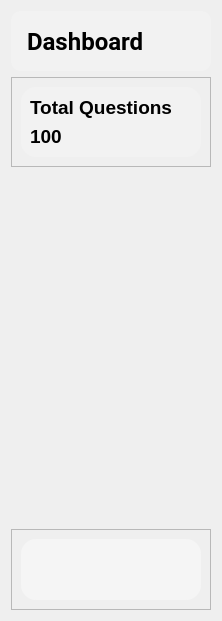
      <widget class="QWidget" name="Dashboard">
       <layout class="QGridLayout" name="gridLayout_11">
        <item row="3" column="0">
         <widget class="QFrame" name="LineGraphBtn">
          <property name="minimumSize">
           <size>
            <width>0</width>
            <height>350</height>
           </size>
          </property>
          <property name="maximumSize">
           <size>
            <width>16777215</width>
            <height>355</height>
           </size>
          </property>
          <property name="styleSheet">
           <string notr="true">

border-radius:15px;</string>
          </property>
          <property name="frameShape">
           <enum>QFrame::StyledPanel</enum>
          </property>
          <property name="frameShadow">
           <enum>QFrame::Raised</enum>
          </property>
          <layout class="QGridLayout" name="gridLayout_8">
           <item row="0" column="0">
            <widget class="QLabel" name="PieGraphLabel">
             <property name="whatsThis">
              <string>&lt;html&gt;&lt;head/&gt;&lt;body&gt;&lt;p align=&quot;center&quot;&gt;&lt;br/&gt;&lt;/p&gt;&lt;/body&gt;&lt;/html&gt;</string>
             </property>
             <property name="styleSheet">
              <string notr="true">text-align:center;</string>
             </property>
             <property name="text">
              <string/>
             </property>
            </widget>
           </item>
          </layout>
         </widget>
        </item>
        <item row="0" column="0" colspan="2">
         <widget class="QLabel" name="label_3">
          <property name="maximumSize">
           <size>
            <width>16777215</width>
            <height>60</height>
           </size>
          </property>
          <property name="font">
           <font>
            <family>Roboto</family>
            <pointsize>18</pointsize>
            <weight>75</weight>
            <bold>true</bold>
           </font>
          </property>
          <property name="styleSheet">
           <string notr="true">padding:10px;
background:#F2F2F2;
border-radius:10px;
color:black;</string>
          </property>
          <property name="text">
           <string>Dashboard</string>
          </property>
         </widget>
        </item>
        <item row="1" column="0" colspan="2">
         <widget class="QFrame" name="frame_15">
          <property name="maximumSize">
           <size>
            <width>16777215</width>
            <height>110</height>
           </size>
          </property>
          <property name="frameShape">
           <enum>QFrame::StyledPanel</enum>
          </property>
          <property name="frameShadow">
           <enum>QFrame::Raised</enum>
          </property>
          <layout class="QGridLayout" name="gridLayout_7">
           <item row="0" column="0">
            <widget class="QFrame" name="frame_5">
             <property name="sizePolicy">
              <sizepolicy hsizetype="Expanding" vsizetype="Preferred">
               <horstretch>0</horstretch>
               <verstretch>0</verstretch>
              </sizepolicy>
             </property>
             <property name="minimumSize">
              <size>
               <width>180</width>
               <height>100</height>
              </size>
             </property>
             <property name="maximumSize">
              <size>
               <width>16777215</width>
               <height>100</height>
              </size>
             </property>
             <property name="styleSheet">
              <string notr="true">
background:#F2F2F2;
border-radius:15px;
color:black;</string>
             </property>
             <property name="frameShape">
              <enum>QFrame::StyledPanel</enum>
             </property>
             <property name="frameShadow">
              <enum>QFrame::Raised</enum>
             </property>
             <layout class="QGridLayout" name="gridLayout_4">
              <property name="sizeConstraint">
               <enum>QLayout::SetMinAndMaxSize</enum>
              </property>
              <item row="2" column="0">
               <widget class="QLabel" name="totalScoreLable">
                <property name="font">
                 <font>
                  <pointsize>14</pointsize>
                  <weight>75</weight>
                  <bold>true</bold>
                 </font>
                </property>
                <property name="styleSheet">
                 <string notr="true">text-align:center;
color:black;</string>
                </property>
                <property name="text">
                 <string>100</string>
                </property>
               </widget>
              </item>
              <item row="1" column="0">
               <widget class="QLabel" name="label_9">
                <property name="font">
                 <font>
                  <pointsize>14</pointsize>
                  <weight>75</weight>
                  <bold>true</bold>
                 </font>
                </property>
                <property name="styleSheet">
                 <string notr="true">text-align:center;
color:black;</string>
                </property>
                <property name="text">
                 <string>Total Questions</string>
                </property>
               </widget>
              </item>
             </layout>
            </widget>
           </item>
          </layout>
         </widget>
        </item>
        <item row="3" column="1">
         <widget class="QFrame" name="frame_65">
          <property name="minimumSize">
           <size>
            <width>0</width>
            <height>350</height>
           </size>
          </property>
          <property name="maximumSize">
           <size>
            <width>16777215</width>
            <height>355</height>
           </size>
          </property>
          <property name="styleSheet">
           <string notr="true">
border-radius:15px;</string>
          </property>
          <property name="frameShape">
           <enum>QFrame::StyledPanel</enum>
          </property>
          <property name="frameShadow">
           <enum>QFrame::Raised</enum>
          </property>
          <layout class="QGridLayout" name="gridLayout_9">
           <item row="0" column="0">
            <widget class="QLabel" name="lineGraphLabel">
             <property name="whatsThis">
              <string>&lt;html&gt;&lt;head/&gt;&lt;body&gt;&lt;p align=&quot;center&quot;&gt;&lt;br/&gt;&lt;/p&gt;&lt;/body&gt;&lt;/html&gt;</string>
             </property>
             <property name="text">
              <string/>
             </property>
            </widget>
           </item>
          </layout>
         </widget>
        </item>
        <item row="4" column="0" colspan="2">
         <widget class="QFrame" name="frame_7">
          <property name="frameShape">
           <enum>QFrame::StyledPanel</enum>
          </property>
          <property name="frameShadow">
           <enum>QFrame::Raised</enum>
          </property>
          <layout class="QGridLayout" name="gridLayout_14">
           <item row="0" column="0">
            <widget class="QFrame" name="frame_66">
             <property name="sizePolicy">
              <sizepolicy hsizetype="MinimumExpanding" vsizetype="Preferred">
               <horstretch>0</horstretch>
               <verstretch>0</verstretch>
              </sizepolicy>
             </property>
             <property name="styleSheet">
              <string notr="true">
background:#f5f5f5;
border-radius:15px;</string>
             </property>
             <property name="frameShape">
              <enum>QFrame::StyledPanel</enum>
             </property>
             <property name="frameShadow">
              <enum>QFrame::Raised</enum>
             </property>
             <layout class="QGridLayout" name="gridLayout_10">
              <item row="0" column="0">
               <widget class="QLabel" name="category1Graph">
                <property name="whatsThis">
                 <string>&lt;html&gt;&lt;head/&gt;&lt;body&gt;&lt;p align=&quot;center&quot;&gt;&lt;br/&gt;&lt;/p&gt;&lt;/body&gt;&lt;/html&gt;</string>
                </property>
                <property name="styleSheet">
                 <string notr="true">text-align:center;</string>
                </property>
                <property name="text">
                 <string/>
                </property>
               </widget>
              </item>
              <item row="0" column="2">
               <widget class="QLabel" name="category3Graph">
                <property name="whatsThis">
                 <string>&lt;html&gt;&lt;head/&gt;&lt;body&gt;&lt;p align=&quot;center&quot;&gt;&lt;br/&gt;&lt;/p&gt;&lt;/body&gt;&lt;/html&gt;</string>
                </property>
                <property name="styleSheet">
                 <string notr="true">text-align:center;</string>
                </property>
                <property name="text">
                 <string/>
                </property>
               </widget>
              </item>
              <item row="1" column="2">
               <widget class="QLabel" name="category6Graph">
                <property name="whatsThis">
                 <string>&lt;html&gt;&lt;head/&gt;&lt;body&gt;&lt;p align=&quot;center&quot;&gt;&lt;br/&gt;&lt;/p&gt;&lt;/body&gt;&lt;/html&gt;</string>
                </property>
                <property name="styleSheet">
                 <string notr="true">text-align:center;</string>
                </property>
                <property name="text">
                 <string/>
                </property>
               </widget>
              </item>
              <item row="1" column="0">
               <widget class="QLabel" name="category4Graph">
                <property name="whatsThis">
                 <string>&lt;html&gt;&lt;head/&gt;&lt;body&gt;&lt;p align=&quot;center&quot;&gt;&lt;br/&gt;&lt;/p&gt;&lt;/body&gt;&lt;/html&gt;</string>
                </property>
                <property name="styleSheet">
                 <string notr="true">text-align:center;</string>
                </property>
                <property name="text">
                 <string/>
                </property>
               </widget>
              </item>
              <item row="1" column="1">
               <widget class="QLabel" name="category5Graph">
                <property name="whatsThis">
                 <string>&lt;html&gt;&lt;head/&gt;&lt;body&gt;&lt;p align=&quot;center&quot;&gt;&lt;br/&gt;&lt;/p&gt;&lt;/body&gt;&lt;/html&gt;</string>
                </property>
                <property name="styleSheet">
                 <string notr="true">text-align:center;</string>
                </property>
                <property name="text">
                 <string/>
                </property>
               </widget>
              </item>
              <item row="0" column="1">
               <widget class="QLabel" name="category2Graph">
                <property name="whatsThis">
                 <string>&lt;html&gt;&lt;head/&gt;&lt;body&gt;&lt;p align=&quot;center&quot;&gt;&lt;br/&gt;&lt;/p&gt;&lt;/body&gt;&lt;/html&gt;</string>
                </property>
                <property name="styleSheet">
                 <string notr="true">text-align:center;</string>
                </property>
                <property name="text">
                 <string/>
                </property>
               </widget>
              </item>
             </layout>
            </widget>
           </item>
          </layout>
         </widget>
        </item>
       </layout>
      </widget>
